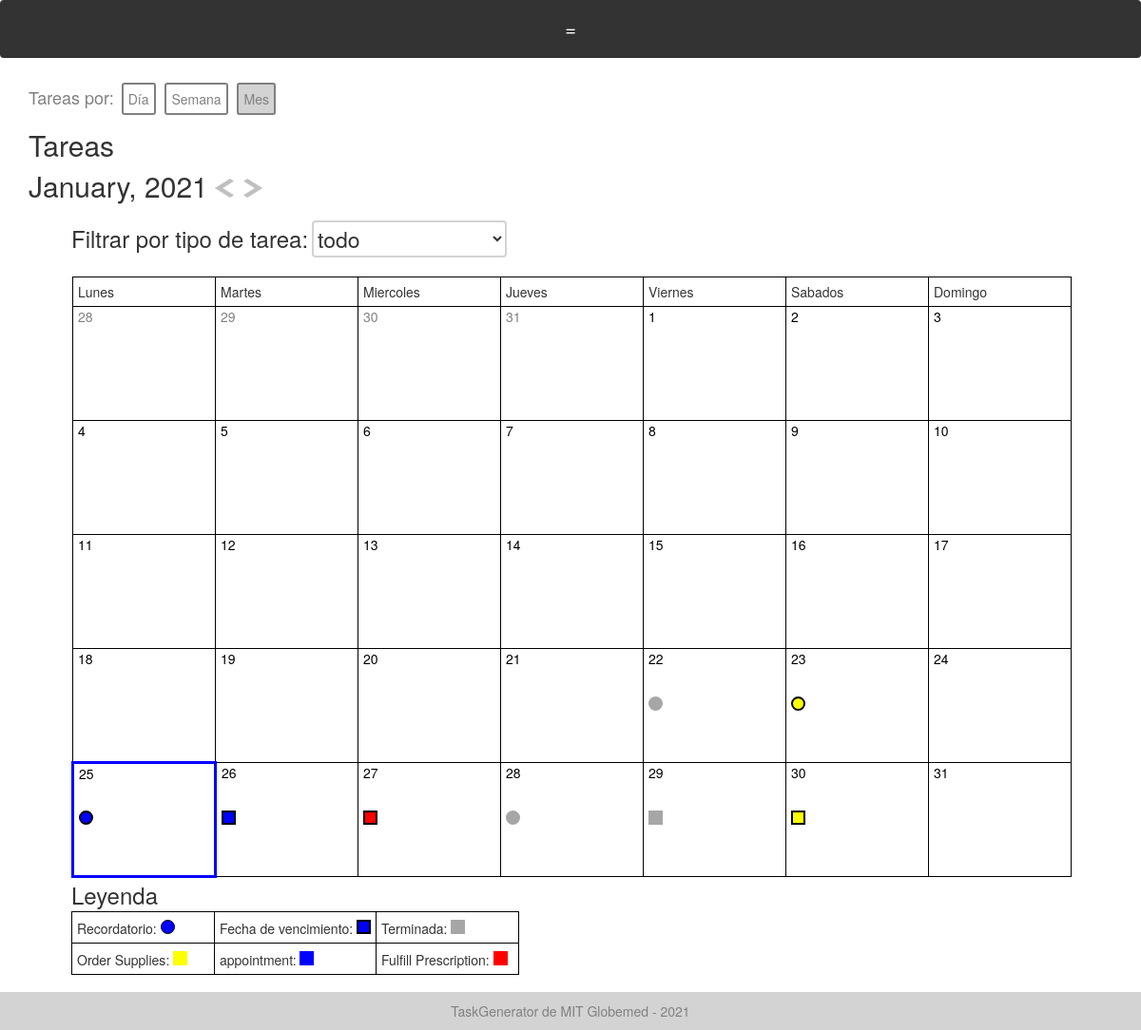
/monthly_tasks/2021-01-25 (signed in), run on an earlier commit of the app's database.
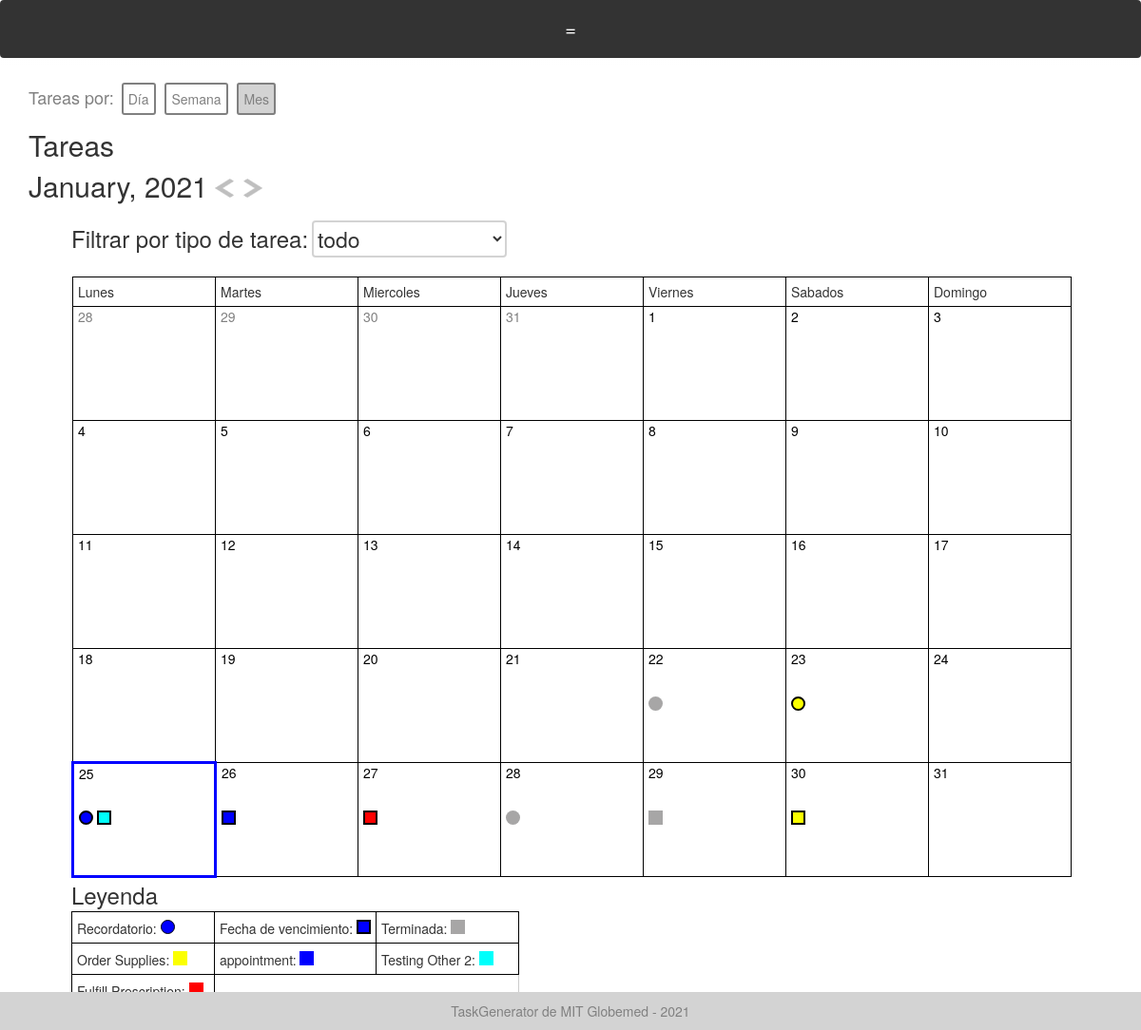
And on a later commit of the database.
### models.py (models this page shows)
class Task(Base):
    __tablename__ = "tasks"
    id = Column(Integer, primary_key=True)
    task_type = Column(String, default="Generic")
    creator_id = Column(Integer)
    created_datetime = Column(DateTime)
    created_datestring = Column(String)
    due_datetime = Column(DateTime)
    due_datestring = Column(String)
    description = Column(String)
    completed = Column(Boolean) # completed or not
    fields = Column(PickleType) # dictionary of strings to strings
    reminders = Column(PickleType) # list of datetimes
    reminder_datestrings = Column(PickleType) # list of datetimes
    color = Column(String)
    items_of_use = Column(PickleType) # list of Inventory Item IDs

### app.py (the view)
@app.route('/monthly_tasks/<date>')
@check_login_wrapper
def monthly_tasks(date):
    print("month date", date)
    tasks_by_day, headers_by_day = get_tasks_month(date)
    legend = {}
    for day_notifications in tasks_by_day:
        for notification in day_notifications:
            legend[notification.task.task_type] = notification.task.color
    print("rendering month ", WEEKDAYS)
    return render_template("monthly_tasks.html", tasks_by_day=tasks_by_day, col_strings = ["Due Date"], col_vars = ["due_datestring"], task_types=get_task_types(),
        month =  datetime.strptime(date, "%Y-%m-%d").strftime("%B, %Y"), today_datestring= datetime.now().strftime("%Y-%m-%d"), datestring=date, headers_by_day=headers_by_day,
        weekdays=WEEKDAYS, legend=legend)

### app.py (called while the page is built)
def check_login_wrapper(func):
    @wraps(func)
    def inner(*args, **kwargs):
        if "username" not in login_session:
            flash("Please login to see that page." if login_session["language"] == "English" else "Inicie sesión para ver esa página")
            return redirect(url_for('login'))
        if "language" not in login_session:
            login_session["language"] = "Spanish"
        return func(*args, **kwargs)
    return inner

### database.py (called while the page is built)
def get_task_types():
    return session.query(TaskType).all()

def get_tasks():
    return session.query(Task).all()

### templates/monthly_tasks.html (shortened to what the changed rows need)
{% extends "layout.html" %}
{% block body %}
  <br>
  <h2 id="month_header">{{text['Tasks']}}</h2>
  <h2 style="display: inline"> {{month}}</h2>
  <br>
  <br>
  <div style="margin-left: max(0px, calc(50% - 525px));">
    <br>
    <br>
    <table id="hidden-task-table" style="display: block; width:100%;">
    <tr>
      {% for header in WEEKDAYS %}
        <td>{{header}}</td>
      {% endfor %}
    </tr>
    <tr>
    {% for notifications in tasks_by_day %}
      {% if (loop.index % 7) == 1 %}
      </tr>
        <tr>
      {% endif %}
      {% if (headers_by_day[loop.index-1].is_month) and (headers_by_day[loop.index-1].datestring == today_datestring) %}
        <td class="calendar-box" style="position: relative; border: solid blue 3px;">
      {% else %}
        <td class="calendar-box" style="position: relative;">
      {% endif %}
        <div style="width: 100%; height: 20%; position: absolute; top:0px;">
          <a href="/daily_tasks/{{headers_by_day[loop.index-1].datestring}}">
            {% if headers_by_day[loop.index-1].is_month %}
              <div style="color: black;">
                {{headers_by_day[loop.index-1].number}}
              </div>
            {% else %}
              <div style="color: gray;">
                {{headers_by_day[loop.index-1].number}}
              </div>
            {% endif %}
          </a>
        </div>
        {% for notification in notifications %}
          {% if notification.is_reminder %}
            {% if notification.task.completed %}
              <a href="/task/{{notification.task.id}}" class="notification">
               <span class="tooltip2">
                 <div class="calendar_icon done reminder"></div>
               <span class="tooltiptext">{{ notification.task.task_type }}</span></span>
              </a>
            {% else %}
              <a href="/task/{{notification.task.id}}" style="font-weight: bold;" class="notification">
               <span class="tooltip2">
                 <div class="calendar_icon reminder not_done" style=" background-color: {{notification.task.color}};"></div>
               <span class="tooltiptext">{{ notification.task.task_type }}</span></span>
             </a>
            {% endif %}
          {% else %}
            {% if notification.task.completed %}
              <a href="/task/{{notification.task.id}}" class="notification">
               <span class="tooltip2">
                 <div class="calendar_icon done"></div>
               <span class="tooltiptext">{{ notification.task.task_type }}</span></span>
             </a>
           {% else %}
              <a href="/task/{{notification.task.id}}" style="font-weight: bold;" class="notification">
               <span class="tooltip2">
                 <div class="calendar_icon not_done" style=" background-color: {{notification.task.color}};"></div>
               <span class="tooltiptext">{{ notification.task.task_type }}</span></span>
             </a>
           {% endif %}
          {% endif %}
        {% endfor %}
      </td>
    {% endfor %}
    </tr>
  </table>
  <div style="border: solid: 1px black; width:75%; min-height: 100px; position: relative; margin-top: 5px">
    <table  style="position:absolute; top: 30px; border: 1px solid #CCC;
      border-collapse: collapse;" class="legend">
      <tr>
      {% for key in legend %}
        {% if (loop.index % 3) == 1 %}
        </tr>
          <tr>
        {% endif %}
        <td>
          <span>{{key}}: </span><span style="width:15px; margin-top:3px; height: 15px; padding-top:3px; background-color: {{legend[key]}}; display: inline-block;"></span>
        </td>
      {% endfor %}
      </tr>
    </table>
  </div>
</div>
{%endblock%}

What changed in the data, as far as the page shows it:
added Task: completed False (drawn), task_type "Testing Other 2"
